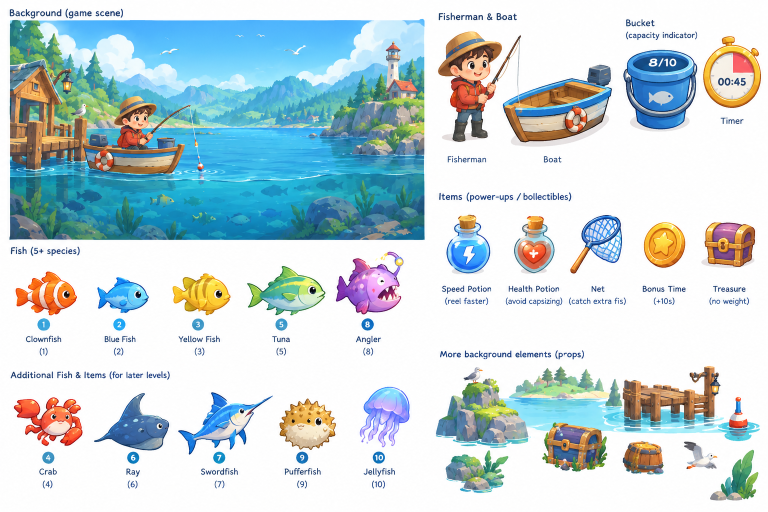
#> input picture games/fishing/assets/source/board.png, 1536 x 1024 px, found by its file name (shown at 1/2 size)
$ python cut-fishing.py
#> lines starting #> are read from the running program, lines starting #| are printed output that depends on the picture; after the words box and inside, x2 and y2 are one past the last pixel; in counts of white or black regions, pixels touching at a corner belong together
"""Cut the fishing asset board into the pieces Bucket Bay draws.

The board (1536x1024) is one painting holding a game scene, a fisherman, a boat,
a bucket, a timer, ten fish, five items and some props, each on white. Every
sprite is cut by flooding the white in from the edge of its box, so white
painted *inside* an outline (the clownfish's stripes, the swordfish's belly)
stays. Out of the scene comes:

- `backdrop.jpg`  the scene above the water, with its own boy and boat painted
                  out (the game sails its own), to stand behind the bay
- `bucket.png`    with its "8/10" and its fish painted out, so the game can
                  write the count on its side
- `fisherman-sad.png` the boy with his smile turned into a frown, worried
                  brows and a tear: for when the boat goes over
- `boat-front.png` the near wall of the hull alone, drawn over whoever sits in
                  the boat so they are in it rather than behind it
- `timer.png`     with its face wiped, so the game can draw its own time

The boxes below are measured on this board. A different board needs them
measured again; the script refuses any other size rather than cut the wrong
places.

Usage: python3 scripts/cut-fishing.py   (needs numpy and Pillow)
"""

from collections import deque

import numpy as np
from PIL import Image, ImageDraw, ImageFilter

SOURCE = 'games/fishing/assets/source/board.png'
OUT = 'games/fishing/assets'

# name: (left, top, right, bottom) on the board.
SPRITES = {
    'fisherman': (872, 58, 1048, 290),
    'boat': (1003, 122, 1228, 292),
    'bucket': (1244, 96, 1398, 262),
    'timer': (1404, 68, 1528, 214),
    # Fish, by the weight the board gives each.
    'clownfish': (18, 535, 162, 640),
    'bluefish': (185, 545, 308, 635),
    'yellowfish': (336, 535, 468, 640),
    'tuna': (488, 520, 658, 640),
    'angler': (664, 498, 812, 642),
    'crab': (18, 780, 172, 900),
    'ray': (180, 778, 346, 908),
    'swordfish': (350, 775, 552, 915),
    'puffer': (552, 785, 678, 902),
    'jellyfish': (712, 765, 832, 912),
    # Items.
    'speed-potion': (896, 418, 992, 552),
    'health-potion': (1016, 418, 1118, 552),
    'net': (1128, 422, 1262, 556),
    'bonus-time': (1276, 440, 1370, 534),
    'treasure': (1396, 432, 1510, 540),
    # Props.
    'buoy': (1450, 786, 1516, 874),
    'barrel': (1240, 866, 1336, 940),
    'rocks': (880, 892, 1026, 990),
    'seaweed': (1414, 892, 1530, 1004),
    'seagull': (1360, 874, 1440, 946),
}

# The scene: everything above the waterline, which on the board is y = 355.
SCENE_BOX = (20, 40, 850, 355)
# The boy, his boat and his float in the scene (in the scene's own pixels), and how far right the water and
# hills that replace them are borrowed from.
SCENE_BOY = (146, 136, 412, 315)
SCENE_PATCH_SHIFT = 270

# The fishing line hangs from the rod tip on the board down to the boat's bow.
# The game draws its own, so the painted one is filled in from just beside it:
# white over the background, wood and rim where it crosses the boat.
LINE_COLUMNS = (1032, 1045)
LINE_ROWS = (74, 216)
LINE_BORROW = 7

# The bucket's opening, where "8/10" is painted, and the timer's face.
BUCKET_OPENING = (1325, 123, 50, 18)  # centre x, centre y, radius x, radius y
# The fish painted on the bucket's side.
BUCKET_FISH = (1292, 177, 1353, 213)
TIMER_FACE = (1466, 160, 49)  # centre x, centre y, radius
# Cream rather than white, so the face is not taken for background.
FACE = (252, 240, 212)

# Where each sprite's box overlaps a neighbour, the neighbour's part is
# blanked first: the boat's bow under the fisherman, his rod over the boat.
BLANK = {
    'fisherman': [(1000, 192, 1048, 290), (1005, 58, 1048, 192, 'white')],
    'boat': [(1003, 122, 1100, 186)],
}

# Background: bright and nearly grey. Shadows on the board are a pale grey too.
WHITE_MIN = 208
WHITE_SPREAD = 24


def whiteish(rgb):
    lo = rgb.min(axis=2)
    hi = rgb.max(axis=2)
    return (lo >= WHITE_MIN) & ((hi - lo) <= WHITE_SPREAD)


def flood_from_edges(passable):
    h, w = passable.shape
    seen = np.zeros((h, w), bool)
    queue = deque()
    for x in range(w):
        for y in (0, h - 1):
            if passable[y, x] and not seen[y, x]:
                seen[y, x] = True
                queue.append((y, x))
    for y in range(h):
        for x in (0, w - 1):
            if passable[y, x] and not seen[y, x]:
                seen[y, x] = True
                queue.append((y, x))
    while queue:
        y, x = queue.popleft()
        for dy, dx in ((1, 0), (-1, 0), (0, 1), (0, -1)):
            ny, nx = y + dy, x + dx
            if 0 <= ny < h and 0 <= nx < w and passable[ny, nx] and not seen[ny, nx]:
                seen[ny, nx] = True
                queue.append((ny, nx))
    return seen


def keep_largest(alpha):
    """Drop stray specks: anything opaque not joined to the biggest piece, unless big itself."""
    solid = alpha > 0
    h, w = solid.shape
    label = np.zeros((h, w), int)
    sizes = [0]
    for y in range(h):
        for x in range(w):
            if not solid[y, x] or label[y, x]:
                continue
            index = len(sizes)
            label[y, x] = index
            queue = deque([(y, x)])
            size = 0
            while queue:
                cy, cx = queue.popleft()
                size += 1
                for dy, dx in ((1, 0), (-1, 0), (0, 1), (0, -1)):
                    ny, nx = cy + dy, cx + dx
                    if 0 <= ny < h and 0 <= nx < w and solid[ny, nx] and not label[ny, nx]:
                        label[ny, nx] = index
                        queue.append((ny, nx))
            sizes.append(size)
    biggest = max(sizes)
    keep = np.array([size >= biggest * 0.04 for size in sizes])
    keep[0] = False
    return np.where(keep[label], alpha, 0)


def cut(board, box, blanks=()):
    board = board.copy()
    gaps = []
    for blank in blanks:
        if len(blank) == 5:
            gaps.append(blank[:4])
            continue
        ImageDraw.Draw(board).rectangle(blank, fill=(255, 255, 255))
    piece = board.crop(box).convert('RGB')
    rgb = np.asarray(piece).astype(int)
    white = whiteish(rgb)
    background = flood_from_edges(white)
    for left, top, right, bottom in gaps:
        # White closed off from the edge, here, is background too: the gap
        # between the rod and the line.
        rows = slice(top - box[1], bottom - box[1])
        cols = slice(left - box[0], right - box[0])
        background[rows, cols] |= white[rows, cols]
    alpha = np.where(background, 0, 255).astype(np.uint8)
    alpha = keep_largest(alpha).astype(np.uint8)
    # A one-pixel feather, so the edge is not a staircase over the water.
    soft = np.asarray(Image.fromarray(alpha).filter(ImageFilter.GaussianBlur(0.7)))
    alpha = np.minimum(alpha, soft)
    rgba = np.dstack([rgb.astype(np.uint8), alpha])
    sprite = Image.fromarray(rgba, 'RGBA')
    return sprite.crop(sprite.getbbox())


def erase_line(board):
    """Paint the fishing line out of the board, borrowing what is just beside it."""
    pixels = np.asarray(board).astype(int).copy()
    left, right = LINE_COLUMNS
    top, bottom = LINE_ROWS
    region = pixels[top:bottom, left:right]
    lo = region.min(axis=2)
    hi = region.max(axis=2)
    line = (lo >= 120) & ((hi - lo) <= 40)
    for y, x in zip(*np.nonzero(line)):
        pixels[top + y, left + x] = pixels[top + y, right + LINE_BORROW]
    return Image.fromarray(pixels.astype(np.uint8), 'RGB')


def paint_bucket(board):
    draw = ImageDraw.Draw(board)
    cx, cy, rx, ry = BUCKET_OPENING
    navy = board.getpixel((cx - rx + 6, cy))
    draw.ellipse((cx - rx, cy - ry, cx + rx, cy + ry), fill=navy)
    # The fish on its side: each row of it is painted over by blending the
    # bucket's own blue from either side, which keeps the shading.
    left, top, right, bottom = BUCKET_FISH
    pixels = np.asarray(board).astype(float)
    for y in range(top, bottom):
        a = pixels[y, left - 2]
        b = pixels[y, right + 2]
        for x in range(left, right):
            t = (x - left) / (right - left)
            board.putpixel((x, y), tuple(int(v) for v in a * (1 - t) + b * t))


def paint_timer(board):
    draw = ImageDraw.Draw(board)
    cx, cy, r = TIMER_FACE
    draw.ellipse((cx - r, cy - r, cx + r, cy + r), fill=FACE)
    # The painted red wedge reaches under the rim; whatever is left of it goes too.
    pixels = np.asarray(board).astype(int)
    box = pixels[cy - r - 6:cy + r + 6, cx - r - 6:cx + r + 6]
    red = (box[..., 0] > 170) & (box[..., 1] < 140) & (box[..., 2] < 150)
    for y, x in zip(*np.nonzero(red)):
        board.putpixel((cx - r - 6 + int(x), cy - r - 6 + int(y)), FACE)


# The boat's near wall, in the cut boat's own pixels: the top edge of the rim
# nearest us, from the bow on the left round to the stern on the right.
NEAR_RIM = [(0, 74), (25, 78), (50, 80), (100, 80), (150, 68), (200, 53), (219, 45)]


def near_wall(boat):
    """The part of the hull in front of anyone standing in it."""
    mask = Image.new('L', boat.size, 0)
    outline = NEAR_RIM + [(boat.size[0], boat.size[1]), (0, boat.size[1])]
    ImageDraw.Draw(mask).polygon(outline, fill=255)
    front = boat.copy()
    alpha = np.minimum(np.asarray(boat)[..., 3], np.asarray(mask))
    front.putalpha(Image.fromarray(alpha.astype(np.uint8)))
    return front


# The boy's face, in the cut fisherman's own pixels.
MOUTH = (69, 79, 90, 93)
SKIN_AT = (79, 78)
FROWN = [(72, 91), (76, 87), (81, 86), (86, 87), (89, 91)]
BROWS = [((60, 58), (72, 53)), ((89, 53), (99, 58))]
TEAR = (62, 77, 67, 88)


def sad(fisherman):
    """The same boy, unhappy: frown, worried brows, a tear."""
    face = fisherman.copy()
    draw = ImageDraw.Draw(face)
    skin = face.getpixel(SKIN_AT)
    draw.ellipse(MOUTH, fill=skin)
    draw.line(FROWN, fill=(120, 50, 40, 255), width=3, joint='curve')
    for brow in BROWS:
        draw.line(brow, fill=(70, 40, 30, 255), width=3)
    left, top, right, bottom = TEAR
    draw.ellipse((left, top + 3, right, bottom), fill=(120, 190, 240, 255))
    draw.polygon([(left + 1, top + 6), ((left + right) / 2, top), (right - 1, top + 6)], fill=(120, 190, 240, 255))
    return face


def backdrop(board):
    scene = board.crop(SCENE_BOX).convert('RGB')
    left, top, right, bottom = SCENE_BOY
    patch = scene.crop((left + SCENE_PATCH_SHIFT, top, right + SCENE_PATCH_SHIFT, bottom))
    # Blend the borrowed patch in over a soft-edged mask so no seam shows.
    # Feathered across the top and right only: the left edge meets the jetty's
    # post and the bottom is the waterline, both of which want a clean edge.
    mask = Image.new('L', (patch.size[0] + 40, patch.size[1] + 40), 0)
    ImageDraw.Draw(mask).rectangle((20, 34, patch.size[0] + 4, patch.size[1] + 40), fill=255)
    mask = mask.filter(ImageFilter.GaussianBlur(7)).crop((20, 20, patch.size[0] + 20, patch.size[1] + 20))
    scene.paste(patch, (left, top), mask)
    return scene


def main():
    board = Image.open(SOURCE).convert('RGB')
#> board is the input picture: PIL image 1536x1024 RGB; mean R, G, B 196.4, 213.5, 217.7
    if board.size != (1536, 1024):
        raise SystemExit(f'expected the 1536x1024 board, got {board.size}')
    scene = backdrop(board)
#> in backdrop, `mask = Image.new('L', (patch.size[0] + 40, patch.size[1] + 40), 0)`: mask: PIL image 306x219 L; every value is 0
#> in backdrop, `ImageDraw.Draw(mask).rectangle((20, 34, patch.size[0] + 4, patch.size[..`:
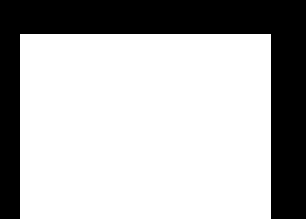
#> mask: PIL image 306x219 L; 69.3% white; 1 black region, box (x1, y1, x2, y2) and area: (0, 0, 306, 219) 20579
#> in backdrop, `mask = mask.filter(ImageFilter.GaussianBlur(7)).crop((20, 20, patch.si..`:
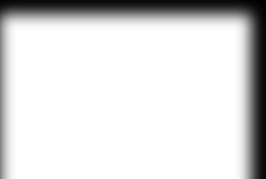
#> mask: PIL image 266x179 L; min 0, max 255, mean 219.2
#> in backdrop, `scene.paste(patch, (left, top), mask)`:
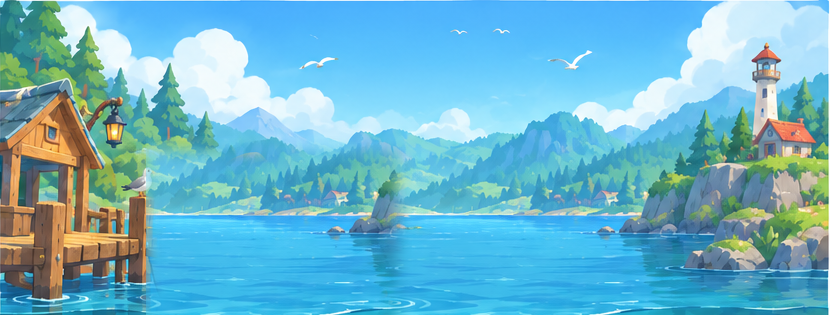
#> scene: PIL image 830x315 RGB; mean R, G, B 108.5, 181.1, 203.9
    scene.save(f'{OUT}/backdrop.jpg', quality=86)

    clean = erase_line(board)
#> the loop in erase_line, `for y, x in zip(*np.nonzero(line)):` made 1462 passes
#> (y, x) on passes 1 to 3: (0, 0), (0, 1), (0, 2)
    paint_bucket(clean)
#> in paint_bucket, `navy = board.getpixel((cx - rx + 6, cy))`: navy = (20, 75, 135)
#> the loop in paint_bucket, `for y in range(top, bottom):` made 36 passes
#> (a, b) on passes 1 to 12: ([39, 117, 202], [64, 151, 223]), ([39, 117, 202], [64, 151, 223]), ([39, 117, 201], [63, 150, 222]), ([38, 117, 201], [62, 149, 222]), ([37, 116, 200], [62, 149, 222]), ([37, 116, 200], [61, 148, 221]), ([38, 115, 199], [60, 147, 220]), ([38, 115, 198], [60, 146, 220]), ([37, 114, 197], [59, 146, 220]), ([37, 114, 196], [59, 146, 220]), ([37, 113, 195], [57, 144, 219]), ([37, 113, 196], [56, 143, 219])
    paint_timer(clean)
#> in paint_timer, `box = pixels[cy - r - 6:cy + r + 6, cx - r - 6:cx + r + 6]`:
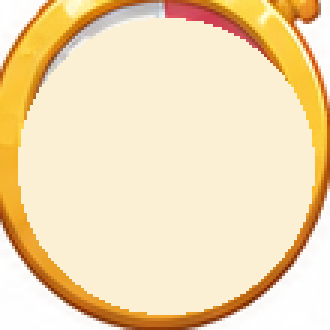
#> box: shape (110, 110, 3) int64 (shown 3 times larger); mean R, G, B 244.1, 221.1, 180.9
#> in paint_timer, `red = (box[..., 0] > 170) & (box[..., 1] < 140) & (box[..., 2] < 150)`:
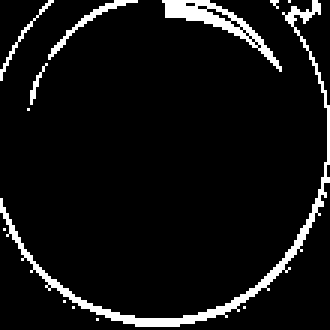
#> red: shape (110, 110) bool (shown 3 times larger); 6.9% white in thin lines or dots
#> the loop in paint_timer, `for y, x in zip(*np.nonzero(red)):` made 838 passes
#> (y, x) on passes 1 to 3: (0, 16), (0, 17), (0, 38)
    for name, box in SPRITES.items():
        sprite = cut(clean, box, BLANK.get(name, ()))
        sprite.save(f'{OUT}/{name}.png', optimize=True)
        if name == 'boat':
            near_wall(sprite).save(f'{OUT}/boat-front.png', optimize=True)
        if name == 'fisherman':
            sad(sprite).save(f'{OUT}/fisherman-sad.png', optimize=True)
        print(name, 'cut', sprite.size)
#> this loop made 24 passes
#> skin in sad on pass 1: (254, 201, 156, 255)
#> pass 1, in whiteish, `hi = rgb.max(axis=2)`:
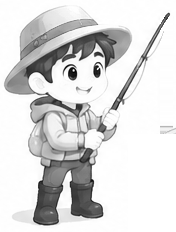
#> hi: shape (232, 176) int64; min 0, max 255, mean 216.9
#> after the loop:
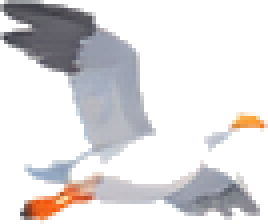
#> sprite: PIL image 67x56 RGBA (shown 4 times larger); mean R, G, B, A 217.5, 214.7, 215.6, 84.2; transparent parts drawn white


if __name__ == '__main__':
    main()
